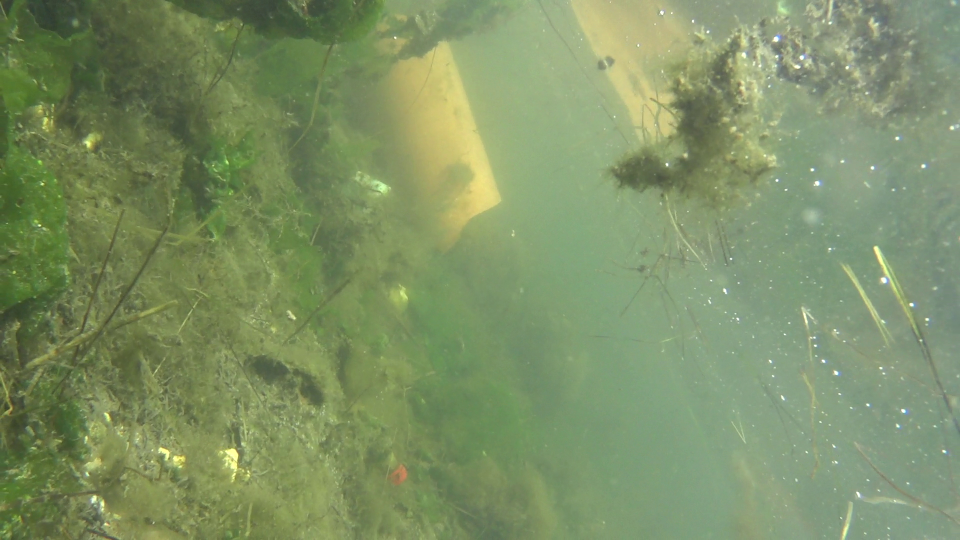
#> input picture img/pepsi.jpg, 1920 x 1080 px, found by its file name (shown at 1/2 size)
$ python formgui.py
#> lines starting #> are read from the running program, lines starting #| are printed output that depends on the picture
import cv2
import numpy as np
import matplotlib.pyplot as plt

# Global Varibales
title_window = 'HSV Tuner'
lowh = 0
lows = 50
lowv = 0

hih = 10
his = 255
hiv = 255


# [16 lines left out: function draw_contour, not called in this run]


def draw_histogram(img_org, img_cor):
    plt.figure(figsize=(8, 5), dpi=150)
    x_org = img_org.ravel()
    x_cor = img_cor.ravel()

    plt.subplot(211)
    plt.title('Histogram Showing Pixel Intensities And Counts', color='crimson')
    plt.hist(x=x_org,
             bins=256,
             range=[0, 256],
             color='crimson')
    plt.ylabel('Number Of Pixels', color='crimson')

    plt.subplot(212)
    plt.hist(x=x_cor,
             bins=256,
             range=[0, 256],
             color='crimson')
    plt.ylabel('Number Of Pixels', color='crimson')
    plt.xlabel('Pixel Intensity', color='crimson')
    plt.show()


# [41 lines left out: functions call_inrrange, on_hsv_lowh, on_hsv_lows, on_hsv_lowv, on_hsv_hih, on_hsv_his and 1 more, not called in this run]


if __name__ == '__main__':

    enable_correction = True

    # img_original = cv2.imread('img\\L1038.jpg', cv2.IMREAD_COLOR)
    # img_original = cv2.imread('img\\ubuntu.jpg', cv2.IMREAD_COLOR)
    img_original = cv2.imread('img\\pepsi.jpg', cv2.IMREAD_COLOR)
#> img_original is the input picture: shape (1080, 1920, 3); mean B, G, R 101.8, 145.2, 126

    img_original_small = cv2.resize(img_original, (640, 400))
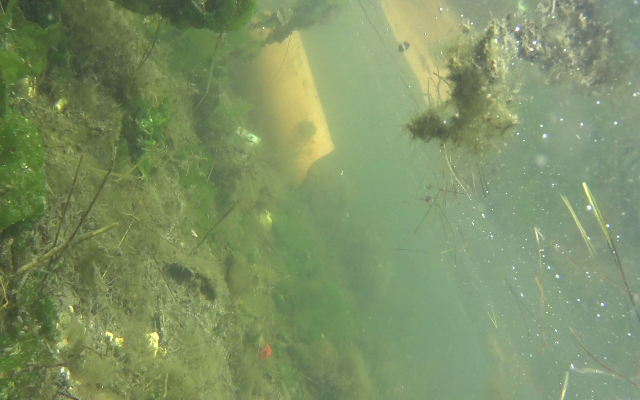
#> img_original_small: shape (400, 640, 3); mean B, G, R 101.8, 145.2, 126

    cv2.namedWindow('Original image')
    cv2.moveWindow('Original image', 10, 10)
    cv2.imshow('Original image', img_original_small)

    if enable_correction:
        lowh = 0
        lows = 40
        lowv = 10
        hih = 5
        his = 255
        hiv = 255
        img_original = cv2.cvtColor(img_original, cv2.COLOR_BGR2YCrCb)
#> img_original: shape (1080, 1920, 3); mean of channels 0, 1, 2 134.5, 121.9, 109.6
        img_original[:, :, 0] = cv2.equalizeHist(img_original[:, :, 0])
#> img_original: shape (1080, 1920, 3); mean of channels 0, 1, 2 129.4, 121.9, 109.6
        img_corrected = cv2.cvtColor(img_original, cv2.COLOR_YCrCb2BGR)
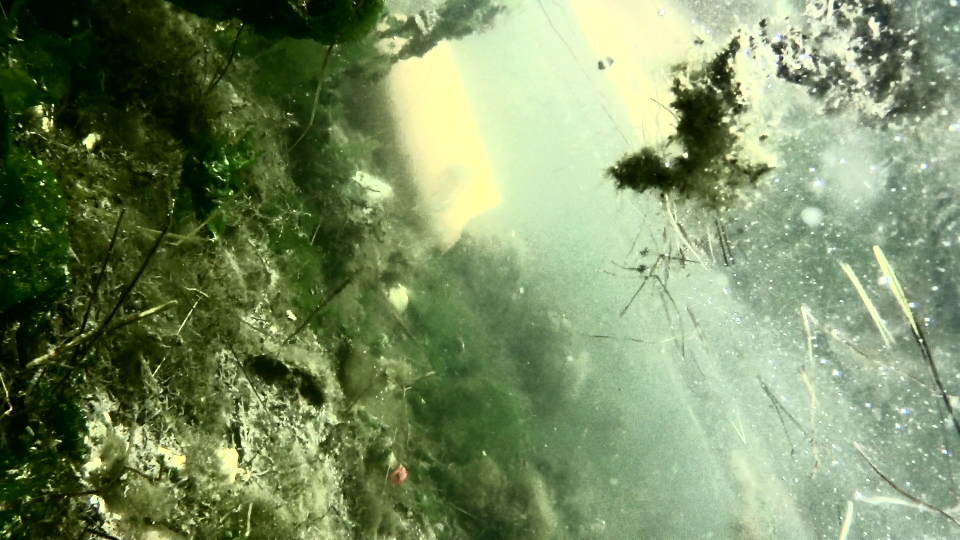
#> img_corrected: shape (1080, 1920, 3) (shown at 1/2 size); mean B, G, R 98.5, 139.9, 120.8
        img_corrected_small = cv2.resize(img_corrected, (640, 400))
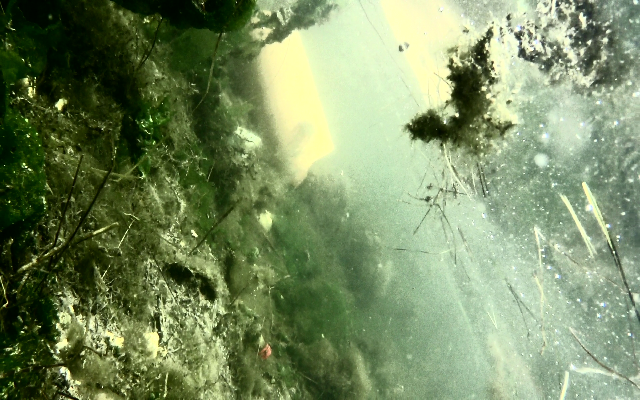
#> img_corrected_small: shape (400, 640, 3); mean B, G, R 98.4, 139.9, 120.7
        cv2.namedWindow('Corrected image')
        cv2.moveWindow('Corrected image', 10, 10 + 400 + 25)
        cv2.imshow('Corrected image', img_corrected_small)
        draw_histogram(img_original, img_corrected)
#> in draw_histogram, `plt.show()`:
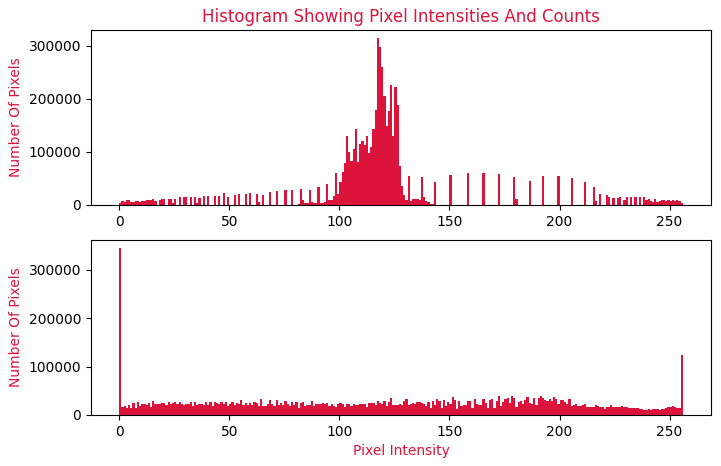
#> figure drawn by matplotlib, 2 panels; panel 1: tallest bar 314305 high, from x = 117 to 118; panel 2: tallest bar 344541 high, from x = 0 to 1
        img_original = img_corrected

    img_hsv = cv2.cvtColor(img_original, cv2.COLOR_BGR2HSV)
#> img_hsv: shape (1080, 1920, 3); mean H, S, V 45.9, 111.7, 140
    img_hsv[:, :, 2] = cv2.equalizeHist(img_hsv[:, :, 2])
#> img_hsv: shape (1080, 1920, 3); mean H, S, V 45.9, 111.7, 128.2
    img_hsv = cv2.fastNlMeansDenoisingColored(img_hsv, None, 10, 10, 7, 21)
#> img_hsv: shape (1080, 1920, 3); mean H, S, V 45.5, 111.4, 127.4

    cv2.namedWindow(title_window)
    cv2.createTrackbar('Low H', title_window, 0, 255, on_hsv_lowh)
    cv2.createTrackbar('Low S', title_window, 0, 255, on_hsv_lows)
    cv2.createTrackbar('Low V', title_window, 0, 255, on_hsv_lowv)
    cv2.createTrackbar('Hi H', title_window, 0, 255, on_hsv_hih)
    cv2.createTrackbar('Hi S', title_window, 0, 255, on_hsv_his)
    cv2.createTrackbar('Hi V', title_window, 0, 255, on_hsv_hiv)

    cv2.setTrackbarPos('Low H', title_window, lowh)
    cv2.setTrackbarPos('Low S', title_window, lows)
    cv2.setTrackbarPos('Low V', title_window, lowv)
    cv2.setTrackbarPos('Hi H', title_window, hih)
    cv2.setTrackbarPos('Hi S', title_window, his)
    cv2.setTrackbarPos('Hi V', title_window, hiv)

    cv2.waitKey()
    cv2.destroyAllWindows()
